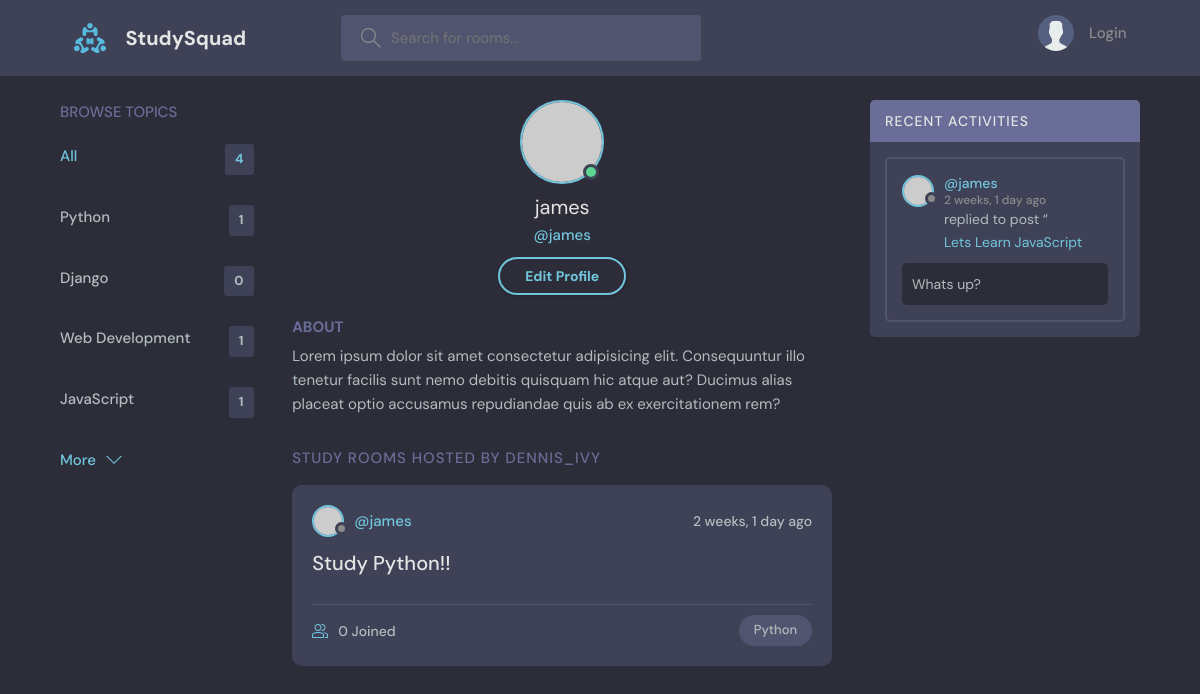
Screenshot of /profile/3/ with the database file from the repository.
### base/models.py (models this page shows, shortened)
class Topic(models.Model):
    name = models.CharField(max_length=200)

class Room(models.Model):
    host = models.ForeignKey(User, on_delete=models.SET_NULL, null=True)
    topic = models.ForeignKey(Topic, on_delete=models.SET_NULL, null=True)
    name = models.CharField(max_length=200)
    description = models.TextField(null=True, blank=True)
    participants = models.ManyToManyField(User, related_name='participants', blank=True)
    updated = models.DateTimeField(auto_now=True)
    created = models.DateTimeField(auto_now_add=True)
    class Meta:
        ordering = ['-updated', '-created']
    def __str__(self):
        return self.name

class Message(models.Model):
    user = models.ForeignKey(User, on_delete=models.CASCADE)
    room = models.ForeignKey(Room, on_delete=models.CASCADE)
    body = models.TextField()
    updated = models.DateTimeField(auto_now=True)
    created = models.DateTimeField(auto_now_add=True)
    class Meta:
        ordering = ['-updated', '-created']

### base/views.py (the view)
# urls.py: path('profile/<str:pk>/', views.userProfile, name="user-profile"),
def userProfile(request, pk):
    user = User.objects.get(id=pk)
    rooms = user.room_set.all()
    room_messages = user.message_set.all()
    topics = Topic.objects.all()
    context = {'user': user, 'rooms': rooms,'room_messages': room_messages, 'topics': topics}
    return render(request, 'base/profile.html', context)

### base/templates/base/profile.html
{% extends 'main.html' %}
{% block content %}
  <main class="profile-page layout layout--3">
    <div class="container">
      {% include 'base/topic_component.html' %}
      <div class="roomList">
        <div class="profile">
          <div class="profile__avatar">
            <div class="avatar avatar--large active">
              <img src="https://randomuser.me/api/portraits/men/11.jpg" />
            </div>
          </div>
          <div class="profile__info">
            <h3> {{user.username}} </h3>
            <p>@{{user.username}}</p>
            <a href="edit-user.html" class="btn btn--main btn--pill">Edit Profile</a>
          </div>
          <div class="profile__about">
            <h3>About</h3>
            <p>
              Lorem ipsum dolor sit amet consectetur adipisicing elit. Consequuntur illo tenetur
              facilis sunt nemo debitis quisquam hic atque aut? Ducimus alias placeat optio
              accusamus repudiandae quis ab ex exercitationem rem?
            </p>
          </div>
        </div>
        <div class="roomList__header">
          <div>
            <h2>Study Rooms Hosted by dennis_ivy</a>
            </h2>
          </div>
        </div>
        {% include 'base/feed_component.html' %}
      </div>
      {% include 'base/activity_component.html' %}
    </div>
  </main>
{% endblock %}

### base/templates/base/topic_component.html
<div class="topics">
  <div class="topics__header">
    <h2>Browse Topics</h2>
  </div>
  <ul class="topics__list">
    <li>
      <a href="{% url 'home' %}" class="active">All <span>{{topics.count}}</span></a>
    </li>
    {% for topic in topics %}
    <li>
      <a href="{% url 'home' %}?q={{topic.name}}">{{topic.name}} <span>{{topic.room_set.all.count}}</span></a>
    </li>
    {% endfor %}
  </ul>
  <a class="btn btn--link" href="topics.html">
    More
    <svg version="1.1" xmlns="http://www.w3.org/2000/svg" width="32" height="32" viewBox="0 0 32 32">
      <title>chevron-down</title>
      <path d="M16 21l-13-13h-3l16 16 16-16h-3l-13 13z"></path>
    </svg>
  </a>
</div>

### base/templates/base/feed_component.html (shortened to what this page needs)
{% for room in rooms %}
<div class="roomListRoom">
  <div class="roomListRoom__header">
    <a href="{% url 'user-profile' room.host.id %}" class="roomListRoom__author">
      <div class="avatar avatar--small">
        <img src="https://randomuser.me/api/portraits/women/11.jpg" />
      </div>
      <span>@{{room.host.username}}</span>
    </a>
    <div class="roomListRoom__actions">
      <span>{{room.created|timesince}} ago</span>
    </div>
  </div>
  <div class="roomListRoom__content">
    <a href="{% url 'room' room.id %}">{{room.name}}</a>
  </div>
  <div class="roomListRoom__meta">
    <a href="{% url 'room' room.id %}" class="roomListRoom__joined">
      {{room.participants.all.count}} Joined
    </a>
    <p class="roomListRoom__topic">{{room.topic.name}}</p>
  </div>
</div>
{% endfor %}

### base/templates/base/activity_component.html (shortened to what this page needs)
<div class="activities">
  <div class="activities__header">
    <h2>Recent Activities</h2>
  </div>
  {% for message in room_messages %}
  <div class="activities__box">
    <div class="activities__boxHeader roomListRoom__header">
      <a href="{% url 'user-profile' message.user.id %}" class="roomListRoom__author">
        <div class="avatar avatar--small">
          <img src="https://randomuser.me/api/portraits/women/11.jpg" />
        </div>
        <p>
          @{{message.user}}
          <span>{{message.created|timesince}} ago</span>
        </p>
      </a>
    </div>
    <div class="activities__boxContent">
      <p>replied to post “<a href="{% url 'room' message.room.id %}">{{message.room}}</a></p>
      <div class="activities__boxRoomContent">
        {{message.body}}
      </div>
    </div>
  </div>
  {% endfor %}
</div>

### rows the page displays
Topic: name "Python", room_set.all.count "1"
Topic: name "Django", room_set.all.count "0"
Topic: name "Web Development", room_set.all.count "1"
Topic: name "JavaScript", room_set.all.count "1"
Room: host.username "james", created "2 weeks, 1 day", name "Study Python!!", participants.all.count "0", topic.name "Python"
Message: user "james", created "2 weeks, 1 day", room "Lets Learn JavaScript", body "Whats up?"

### other values shown
{{ topics.count }} "4"
{{ user.username }} "james"
